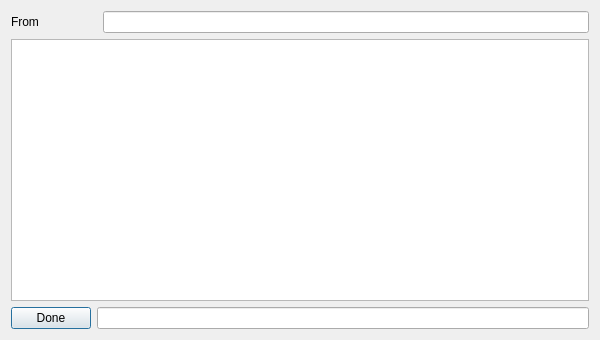
<?xml version="1.0" encoding="UTF-8"?>
<ui version="4.0">
 <author>Copyright (C) 2010 Bernd Stramm</author>
 <class>ImportLog</class>
 <widget class="QDialog" name="ImportLog">
  <property name="geometry">
   <rect>
    <x>0</x>
    <y>0</y>
    <width>600</width>
    <height>340</height>
   </rect>
  </property>
  <property name="windowTitle">
   <string>Merge Log</string>
  </property>
  <property name="windowIcon">
   <iconset resource="../nota.qrc">
    <normaloff>:/img/nb.png</normaloff>:/img/nb.png</iconset>
  </property>
  <layout class="QGridLayout" name="gridLayout">
   <item row="0" column="0">
    <widget class="QLabel" name="fromLabel">
     <property name="text">
      <string>From</string>
     </property>
    </widget>
   </item>
   <item row="0" column="2">
    <widget class="QLineEdit" name="sourceLine"/>
   </item>
   <item row="1" column="0" colspan="3">
    <widget class="QTextEdit" name="messageBox">
     <property name="readOnly">
      <bool>true</bool>
     </property>
    </widget>
   </item>
   <item row="2" column="0">
    <widget class="QPushButton" name="doneButton">
     <property name="text">
      <string>Done</string>
     </property>
    </widget>
   </item>
   <item row="2" column="1" colspan="2">
    <widget class="QLineEdit" name="statusLine"/>
   </item>
  </layout>
 </widget>
 <resources>
  <include location="../nota.qrc"/>
 </resources>
 <connections/>
</ui>
